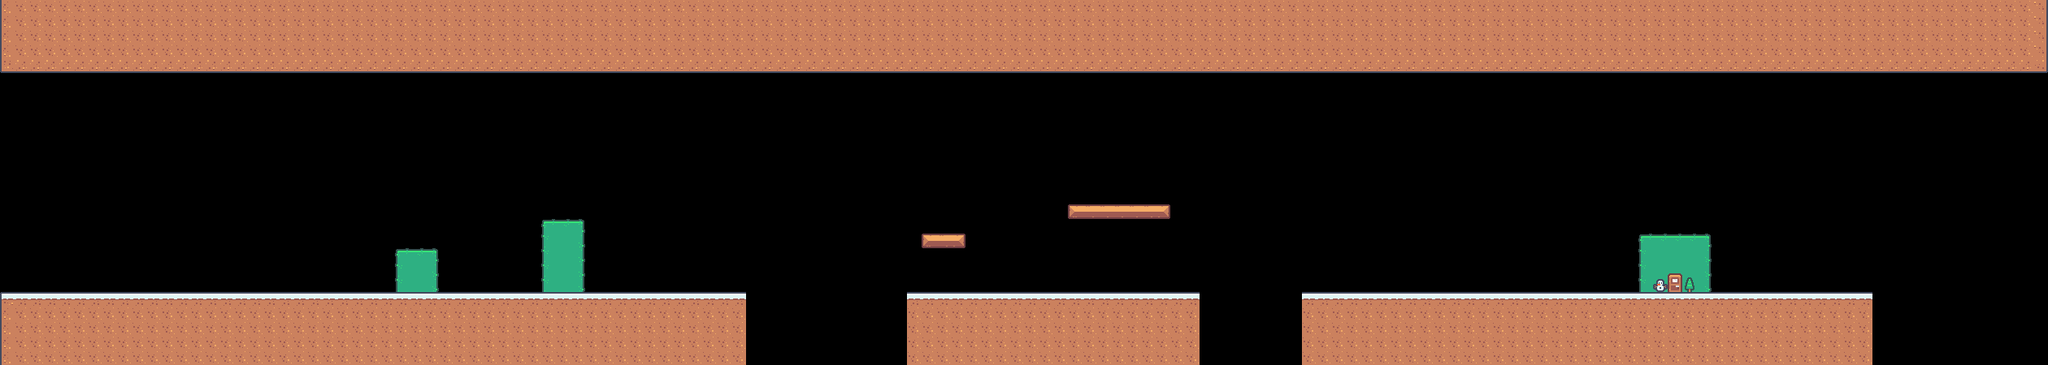

Tiled map render using the project's own tile images. Description and the map definition, with tile-layer contents summarised, below:
An orthogonal 140x25 tile map with 18x18 px tiles, 5 tile layers (tubes, Earth, platforms, exit, ...), 2 tilesets and 32 objects (7x InvisibleBlock, 5x Trigger, 3x Platform, 2x EnemyOnGround, 2x JumpingEnemy, ...).

<map version="1.10" tiledversion="1.11.2" orientation="orthogonal" renderorder="right-down" width="140" height="25" tilewidth="18" tileheight="18" infinite="0" nextlayerid="21" nextobjectid="92">
 <tileset firstgid="1" source="kenney_tilemap_packed.tsx" />
 <tileset firstgid="181" source="Snow.tsx" />
 <layer id="19" name="tubes" width="140" height="25">
  <data>[3500 cells, 36 non-empty, 6 distinct tile ids]</data>
 </layer>
 <layer id="1" name="Earth" width="140" height="25">
  <data>[3500 cells, 1250 non-empty, 8 distinct tile ids]</data>
 </layer>
 <layer id="20" name="platforms" width="140" height="25">
  <data>[3500 cells, 10 non-empty, 3 distinct tile ids]</data>
 </layer>
 <objectgroup id="2" name="Characters">
  <object id="2" name="Player" type="Player" x="54" y="328" width="32" height="32" />
  <object id="28" name="Enemy" type="EnemyOnGround" x="1692" y="288" width="64" height="32">
   <properties>
    <property name="canMoveBlocks" type="int" value="6" />
    <property name="startDirection" type="int" value="1" />
   </properties>
  </object>
  <object id="75" name="Enemy" type="EnemyOnGround" x="603" y="328" width="64" height="32">
   <properties>
    <property name="canMoveBlocks" type="int" value="6" />
    <property name="startDirection" type="int" value="1" />
   </properties>
  </object>
  <object id="32" name="Enemy" type="JumpingEnemy" x="1944" y="18" width="32" height="32">
   <properties>
    <property name="startDirection" type="int" value="1" />
   </properties>
  </object>
  <object id="33" name="Enemy" type="JumpingEnemy" x="498" y="418" width="32" height="32">
   <properties>
    <property name="startDirection" type="int" value="-1" />
   </properties>
  </object>
 </objectgroup>
 <objectgroup id="11" name="Checkpoints">
  <object id="44" name="Checkpoint" type="Checkpoint" x="1350" y="188" width="64" height="64" />
  <object id="47" name="Finish" type="Finish" x="1800" y="296" width="64" height="64" />
 </objectgroup>
 <objectgroup id="4" name="Collisions">
  <object id="3" x="18" y="360" width="900" height="90" />
  <object id="4" x="2502" y="0" width="18" height="450" />
  <object id="5" x="0" y="0" width="18" height="450" />
  <object id="38" x="1602" y="360" width="702" height="90" />
  <object id="64" name="InvisibleBlock" type="InvisibleBlock" x="1422" y="342" width="18" height="18">
   <properties>
    <property name="showWhenPlayerGoesFrom" value="right" />
   </properties>
  </object>
  <object id="74" x="486" y="306" width="54" height="54" />
  <object id="76" x="666" y="270" width="54" height="90" />
  <object id="79" x="1116" y="360" width="360" height="90" />
  <object id="80" x="1134" y="288" width="54" height="18" />
  <object id="81" x="1314" y="252" width="126" height="18" />
  <object id="83" name="InvisibleBlock" type="InvisibleBlock" x="1422" y="324" width="18" height="18">
   <properties>
    <property name="showWhenPlayerGoesFrom" value="right" />
   </properties>
  </object>
  <object id="84" name="InvisibleBlock" type="InvisibleBlock" x="1440" y="306" width="18" height="18">
   <properties>
    <property name="showWhenPlayerGoesFrom" value="down" />
   </properties>
  </object>
  <object id="85" name="InvisibleBlock" type="InvisibleBlock" x="1476" y="306" width="18" height="18">
   <properties>
    <property name="showWhenPlayerGoesFrom" value="down" />
   </properties>
  </object>
  <object id="86" name="InvisibleBlock" type="InvisibleBlock" x="1458" y="306" width="18" height="18">
   <properties>
    <property name="showWhenPlayerGoesFrom" value="down" />
   </properties>
  </object>
  <object id="87" name="InvisibleBlock" type="InvisibleBlock" x="900" y="306" width="18" height="18">
   <properties>
    <property name="showWhenPlayerGoesFrom" value="down" />
   </properties>
  </object>
  <object id="91" name="InvisibleBlock" type="InvisibleBlock" x="1530" y="270" width="18" height="18">
   <properties>
    <property name="showWhenPlayerGoesFrom" value="up" />
   </properties>
  </object>
 </objectgroup>
 <objectgroup id="9" name="FallingPlatforms">
  <object id="34" name="Platform" type="Platform" x="1224" y="252" width="54" height="18">
   <properties>
    <property name="SpriteName" value="Platform3" />
    <property name="fallOnPlayer" type="bool" value="true" />
    <property name="fallWithPlayer" type="bool" value="false" />
   </properties>
  </object>
  <object id="37" name="Platform" type="Platform" x="2412" y="360" width="109" height="90">
   <properties>
    <property name="SpriteName" value="Earth7x5" />
    <property name="fallOnPlayer" type="bool" value="false" />
    <property name="fallWithPlayer" type="bool" value="true" />
   </properties>
  </object>
  <object id="89" name="Platform" type="Platform" x="1008" y="360" width="109" height="90">
   <properties>
    <property name="SpriteName" value="Earth7x5" />
    <property name="fallOnPlayer" type="bool" value="false" />
    <property name="fallWithPlayer" type="bool" value="true" />
   </properties>
  </object>
 </objectgroup>
 <objectgroup id="16" name="Triggers">
  <object id="69" name="Trigger" type="Trigger" x="2412" y="360" width="90" height="18">
   <properties>
    <property name="objectId" type="object" value="37" />
    <property name="objectType" value="Platform" />
   </properties>
  </object>
  <object id="70" name="Trigger" type="Trigger" x="1224" y="288" width="54" height="72">
   <properties>
    <property name="objectId" type="object" value="34" />
    <property name="objectType" value="Platform" />
   </properties>
  </object>
  <object id="71" name="Trigger" type="Trigger" x="504" y="144" width="18" height="159">
   <properties>
    <property name="moveIfPlayerCollide" type="bool" value="true" />
    <property name="objectId" type="object" value="33" />
    <property name="objectType" value="Enemy" />
   </properties>
  </object>
  <object id="72" name="Trigger" type="Trigger" x="1890" y="288" width="18" height="72">
   <properties>
    <property name="moveIfPlayerCollide" type="bool" value="false" />
    <property name="objectId" type="object" value="32" />
    <property name="objectType" value="Enemy" />
   </properties>
  </object>
  <object id="73" name="Exit" type="Exit" x="2052" y="342" width="18" height="18" />
  <object id="90" name="Trigger" type="Trigger" x="1008" y="360" width="90" height="18">
   <properties>
    <property name="objectId" type="object" value="89" />
    <property name="objectType" value="Platform" />
   </properties>
  </object>
 </objectgroup>
 <layer id="17" name="exit" width="140" height="25">
  <data>[3500 cells, 20 non-empty, 6 distinct tile ids]</data>
 </layer>
 <layer id="18" name="door" width="140" height="25">
  <data>[3500 cells, 4 non-empty, 4 distinct tile ids]</data>
 </layer>
</map>
